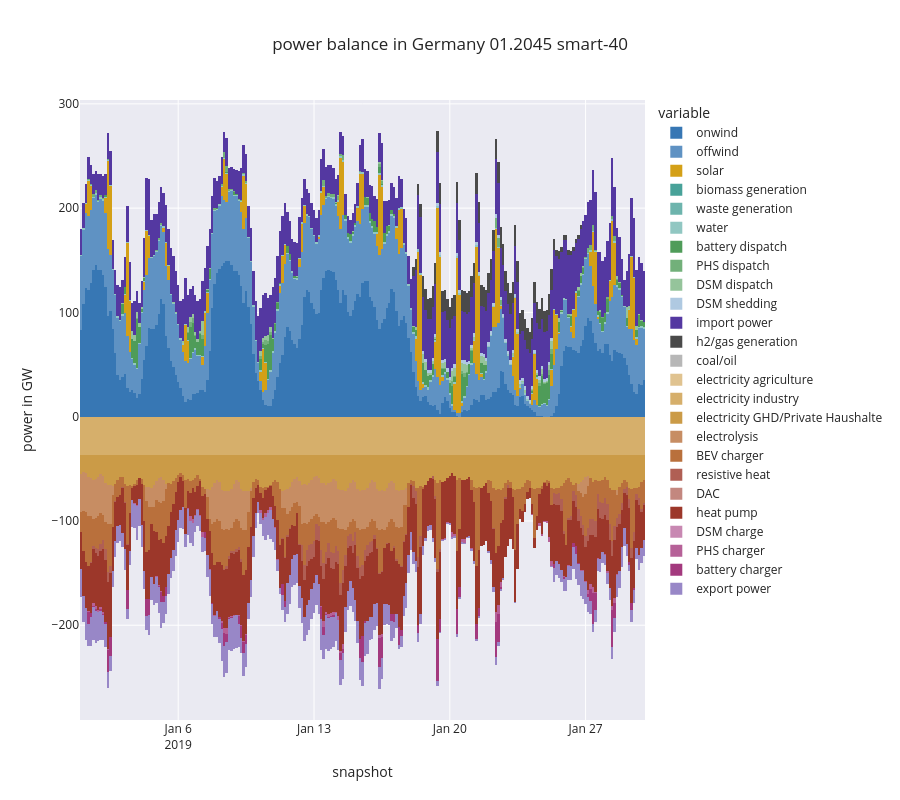

The notebook cell saved with this chart:
### Code cell
plot_month_balance(p2f45, title = f'01.2045 {scenario3}')

### Figure 1 — Plotly figure (JSON) as saved in the notebook; plotly's stock layout.template omitted (floating-point values rounded to 4 significant figures; data arrays with more than 128 entries replaced by an {"elided": "..."} marker saying what was removed)
{"data": [{"alignmentgroup": "True", "hovertemplate": "variable=onwind<br>snapshot=%{x}<br>value=%{y}<extra></extra>", "legendgroup": "onwind", "marker": {"color": "#3777B4", "line": {"width": 0}, "pattern": {"shape": ""}}, "name": "onwind", "offsetgroup": "onwind", "orientation": "v", "showlegend": true, "textposition": "auto", "type": "bar", "x": {"elided": "233 str values"}, "xaxis": "x", "y": {"elided": "233 float values"}, "yaxis": "y"}, {"alignmentgroup": "True", "hovertemplate": "variable=offwind<br>snapshot=%{x}<br>value=%{y}<extra></extra>", "legendgroup": "offwind", "marker": {"color": "#5F92C3", "line": {"width": 0}, "pattern": {"shape": ""}}, "name": "offwind", "offsetgroup": "offwind", "orientation": "v", "showlegend": true, "textposition": "auto", "type": "bar", "x": {"elided": "233 str values"}, "xaxis": "x", "y": {"elided": "233 float values"}, "yaxis": "y"}, {"alignmentgroup": "True", "hovertemplate": "variable=solar<br>snapshot=%{x}<br>value=%{y}<extra></extra>", "legendgroup": "solar", "marker": {"color": "#d4a017", "line": {"width": 0}, "pattern": {"shape": ""}}, "name": "solar", "offsetgroup": "solar", "orientation": "v", "showlegend": true, "textposition": "auto", "type": "bar", "x": {"elided": "233 str values"}, "xaxis": "x", "y": {"elided": "233 float values"}, "yaxis": "y"}, {"alignmentgroup": "True", "hovertemplate": "variable=biomass generation<br>snapshot=%{x}<br>value=%{y}<extra></extra>", "legendgroup": "biomass generation", "marker": {"color": "#48A299", "line": {"width": 0}, "pattern": {"shape": ""}}, "name": "biomass generation", "offsetgroup": "biomass generation", "orientation": "v", "showlegend": true, "textposition": "auto", "type": "bar", "x": {"elided": "233 str values"}, "xaxis": "x", "y": {"elided": "233 int values"}, "yaxis": "y"}, {"alignmentgroup": "True", "hovertemplate": "variable=waste generation<br>snapshot=%{x}<br>value=%{y}<extra></extra>", "legendgroup": "waste generation", "marker": {"color": "#6DB4AD", "line": {"width": 0}, "pattern": {"shape": ""}}, "name": "waste generation", "offsetgroup": "waste generation", "orientation": "v", "showlegend": true, "textposition": "auto", "type": "bar", "x": {"elided": "233 str values"}, "xaxis": "x", "y": {"elided": "233 int values"}, "yaxis": "y"}, {"alignmentgroup": "True", "hovertemplate": "variable=water<br>snapshot=%{x}<br>value=%{y}<extra></extra>", "legendgroup": "water", "marker": {"color": "#91C7C2", "line": {"width": 0}, "pattern": {"shape": ""}}, "name": "water", "offsetgroup": "water", "orientation": "v", "showlegend": true, "textposition": "auto", "type": "bar", "x": {"elided": "233 str values"}, "xaxis": "x", "y": {"elided": "233 float values"}, "yaxis": "y"}, {"alignmentgroup": "True", "hovertemplate": "variable=battery dispatch<br>snapshot=%{x}<br>value=%{y}<extra></extra>", "legendgroup": "battery dispatch", "marker": {"color": "#4F9C59", "line": {"width": 0}, "pattern": {"shape": ""}}, "name": "battery dispatch", "offsetgroup": "battery dispatch", "orientation": "v", "showlegend": true, "textposition": "auto", "type": "bar", "x": {"elided": "233 str values"}, "xaxis": "x", "y": {"elided": "233 float values"}, "yaxis": "y"}, {"alignmentgroup": "True", "hovertemplate": "variable=PHS dispatch<br>snapshot=%{x}<br>value=%{y}<extra></extra>", "legendgroup": "PHS dispatch", "marker": {"color": "#72B07A", "line": {"width": 0}, "pattern": {"shape": ""}}, "name": "PHS dispatch", "offsetgroup": "PHS dispatch", "orientation": "v", "showlegend": true, "textposition": "auto", "type": "bar", "x": {"elided": "233 str values"}, "xaxis": "x", "y": {"elided": "233 float values"}, "yaxis": "y"}, {"alignmentgroup": "True", "hovertemplate": "variable=DSM dispatch<br>snapshot=%{x}<br>value=%{y}<extra></extra>", "legendgroup": "DSM dispatch", "marker": {"color": "#95C49B", "line": {"width": 0}, "pattern": {"shape": ""}}, "name": "DSM dispatch", "offsetgroup": "DSM dispatch", "orientation": "v", "showlegend": true, "textposition": "auto", "type": "bar", "x": {"elided": "233 str values"}, "xaxis": "x", "y": {"elided": "233 float values"}, "yaxis": "y"}, {"alignmentgroup": "True", "hovertemplate": "variable=DSM shedding<br>snapshot=%{x}<br>value=%{y}<extra></extra>", "legendgroup": "DSM shedding", "marker": {"color": "#AFC9E1", "line": {"width": 0}, "pattern": {"shape": ""}}, "name": "DSM shedding", "offsetgroup": "DSM shedding", "orientation": "v", "showlegend": true, "textposition": "auto", "type": "bar", "x": {"elided": "233 str values"}, "xaxis": "x", "y": {"elided": "233 float values"}, "yaxis": "y"}, {"alignmentgroup": "True", "hovertemplate": "variable=import power<br>snapshot=%{x}<br>value=%{y}<extra></extra>", "legendgroup": "import power", "marker": {"color": "#5438A1", "line": {"width": 0}, "pattern": {"shape": ""}}, "name": "import power", "offsetgroup": "import power", "orientation": "v", "showlegend": true, "textposition": "auto", "type": "bar", "x": {"elided": "233 str values"}, "xaxis": "x", "y": {"elided": "233 float values"}, "yaxis": "y"}, {"alignmentgroup": "True", "hovertemplate": "variable=h2/gas generation<br>snapshot=%{x}<br>value=%{y}<extra></extra>", "legendgroup": "h2/gas generation", "marker": {"color": "#4A4A4A", "line": {"width": 0}, "pattern": {"shape": ""}}, "name": "h2/gas generation", "offsetgroup": "h2/gas generation", "orientation": "v", "showlegend": true, "textposition": "auto", "type": "bar", "x": {"elided": "233 str values"}, "xaxis": "x", "y": {"elided": "233 float values"}, "yaxis": "y"}, {"alignmentgroup": "True", "hovertemplate": "variable=coal/oil<br>snapshot=%{x}<br>value=%{y}<extra></extra>", "legendgroup": "coal/oil", "marker": {"color": "#B7B7B7", "line": {"width": 0}, "pattern": {"shape": ""}}, "name": "coal/oil", "offsetgroup": "coal/oil", "orientation": "v", "showlegend": true, "textposition": "auto", "type": "bar", "x": {"elided": "233 str values"}, "xaxis": "x", "y": {"elided": "233 int values"}, "yaxis": "y"}, {"alignmentgroup": "True", "hovertemplate": "variable=electricity agriculture<br>snapshot=%{x}<br>value=%{y}<extra></extra>", "legendgroup": "electricity agriculture", "marker": {"color": "#E0C390", "line": {"width": 0}, "pattern": {"shape": ""}}, "name": "electricity agriculture", "offsetgroup": "electricity agriculture", "orientation": "v", "showlegend": true, "textposition": "auto", "type": "bar", "x": {"elided": "233 str values"}, "xaxis": "x", "y": {"elided": "233 float values"}, "yaxis": "y"}, {"alignmentgroup": "True", "hovertemplate": "variable=electricity industry<br>snapshot=%{x}<br>value=%{y}<extra></extra>", "legendgroup": "electricity industry", "marker": {"color": "#D6AF6B", "line": {"width": 0}, "pattern": {"shape": ""}}, "name": "electricity industry", "offsetgroup": "electricity industry", "orientation": "v", "showlegend": true, "textposition": "auto", "type": "bar", "x": {"elided": "233 str values"}, "xaxis": "x", "y": {"elided": "233 float values"}, "yaxis": "y"}, {"alignmentgroup": "True", "hovertemplate": "variable=electricity GHD/Private Haushalte<br>snapshot=%{x}<br>value=%{y}<extra></extra>", "legendgroup": "electricity GHD/Private Haushalte", "marker": {"color": "#CB9B47", "line": {"width": 0}, "pattern": {"shape": ""}}, "name": "electricity GHD/Private Haushalte", "offsetgroup": "electricity GHD/Private Haushalte", "orientation": "v", "showlegend": true, "textposition": "auto", "type": "bar", "x": {"elided": "233 str values"}, "xaxis": "x", "y": {"elided": "233 float values"}, "yaxis": "y"}, {"alignmentgroup": "True", "hovertemplate": "variable=electrolysis<br>snapshot=%{x}<br>value=%{y}<extra></extra>", "legendgroup": "electrolysis", "marker": {"color": "#C78D63", "line": {"width": 0}, "pattern": {"shape": ""}}, "name": "electrolysis", "offsetgroup": "electrolysis", "orientation": "v", "showlegend": true, "textposition": "auto", "type": "bar", "x": {"elided": "233 str values"}, "xaxis": "x", "y": {"elided": "233 float values"}, "yaxis": "y"}, {"alignmentgroup": "True", "hovertemplate": "variable=BEV charger<br>snapshot=%{x}<br>value=%{y}<extra></extra>", "legendgroup": "BEV charger", "marker": {"color": "#B9703C", "line": {"width": 0}, "pattern": {"shape": ""}}, "name": "BEV charger", "offsetgroup": "BEV charger", "orientation": "v", "showlegend": true, "textposition": "auto", "type": "bar", "x": {"elided": "233 str values"}, "xaxis": "x", "y": {"elided": "233 float values"}, "yaxis": "y"}, {"alignmentgroup": "True", "hovertemplate": "variable=resistive heat<br>snapshot=%{x}<br>value=%{y}<extra></extra>", "legendgroup": "resistive heat", "marker": {"color": "#B05F54", "line": {"width": 0}, "pattern": {"shape": ""}}, "name": "resistive heat", "offsetgroup": "resistive heat", "orientation": "v", "showlegend": true, "textposition": "auto", "type": "bar", "x": {"elided": "233 str values"}, "xaxis": "x", "y": {"elided": "233 float values"}, "yaxis": "y"}, {"alignmentgroup": "True", "hovertemplate": "variable=DAC<br>snapshot=%{x}<br>value=%{y}<extra></extra>", "legendgroup": "DAC", "marker": {"color": "#C3877F", "line": {"width": 0}, "pattern": {"shape": ""}}, "name": "DAC", "offsetgroup": "DAC", "orientation": "v", "showlegend": true, "textposition": "auto", "type": "bar", "x": {"elided": "233 str values"}, "xaxis": "x", "y": {"elided": "233 int values"}, "yaxis": "y"}, {"alignmentgroup": "True", "hovertemplate": "variable=heat pump<br>snapshot=%{x}<br>value=%{y}<extra></extra>", "legendgroup": "heat pump", "marker": {"color": "#9C372A", "line": {"width": 0}, "pattern": {"shape": ""}}, "name": "heat pump", "offsetgroup": "heat pump", "orientation": "v", "showlegend": true, "textposition": "auto", "type": "bar", "x": {"elided": "233 str values"}, "xaxis": "x", "y": {"elided": "233 float values"}, "yaxis": "y"}, {"alignmentgroup": "True", "hovertemplate": "variable=DSM charge<br>snapshot=%{x}<br>value=%{y}<extra></extra>", "legendgroup": "DSM charge", "marker": {"color": "#C888B2", "line": {"width": 0}, "pattern": {"shape": ""}}, "name": "DSM charge", "offsetgroup": "DSM charge", "orientation": "v", "showlegend": true, "textposition": "auto", "type": "bar", "x": {"elided": "233 str values"}, "xaxis": "x", "y": {"elided": "233 int values"}, "yaxis": "y"}, {"alignmentgroup": "True", "hovertemplate": "variable=PHS charger<br>snapshot=%{x}<br>value=%{y}<extra></extra>", "legendgroup": "PHS charger", "marker": {"color": "#B66198", "line": {"width": 0}, "pattern": {"shape": ""}}, "name": "PHS charger", "offsetgroup": "PHS charger", "orientation": "v", "showlegend": true, "textposition": "auto", "type": "bar", "x": {"elided": "233 str values"}, "xaxis": "x", "y": {"elided": "233 float values"}, "yaxis": "y"}, {"alignmentgroup": "True", "hovertemplate": "variable=battery charger<br>snapshot=%{x}<br>value=%{y}<extra></extra>", "legendgroup": "battery charger", "marker": {"color": "#A3397E", "line": {"width": 0}, "pattern": {"shape": ""}}, "name": "battery charger", "offsetgroup": "battery charger", "orientation": "v", "showlegend": true, "textposition": "auto", "type": "bar", "x": {"elided": "233 str values"}, "xaxis": "x", "y": {"elided": "233 float values"}, "yaxis": "y"}, {"alignmentgroup": "True", "hovertemplate": "variable=export power<br>snapshot=%{x}<br>value=%{y}<extra></extra>", "legendgroup": "export power", "marker": {"color": "#9887C7", "line": {"width": 0}, "pattern": {"shape": ""}}, "name": "export power", "offsetgroup": "export power", "orientation": "v", "showlegend": true, "textposition": "auto", "type": "bar", "x": {"elided": "233 str values"}, "xaxis": "x", "y": {"elided": "233 float values"}, "yaxis": "y"}], "layout": {"bargap": 0, "barmode": "relative", "height": 800, "legend": {"title": {"text": "variable"}, "tracegroupgap": 0}, "title": {"text": "power balance in Germany 01.2045 smart-40"}, "xaxis": {"anchor": "y", "domain": [0, 1], "title": {"text": "snapshot"}}, "yaxis": {"anchor": "x", "domain": [0, 1], "title": {"text": "power in GW"}}}}
